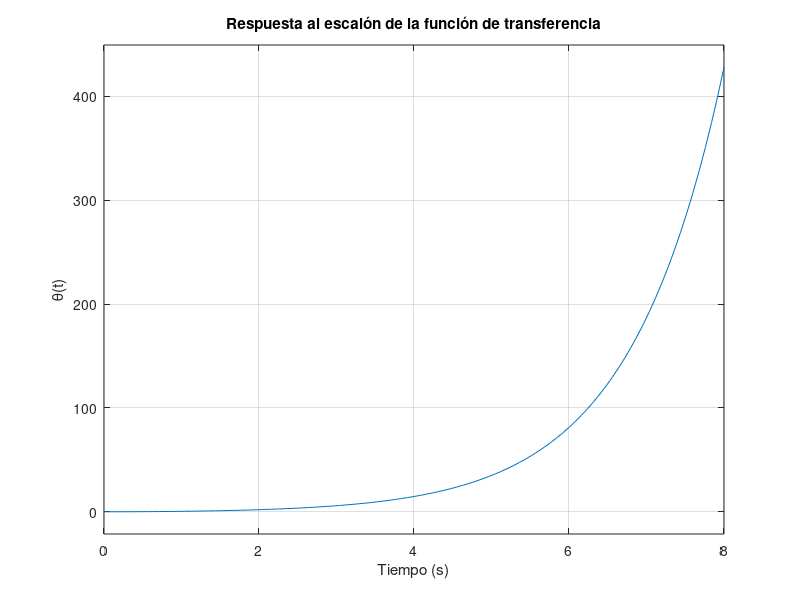
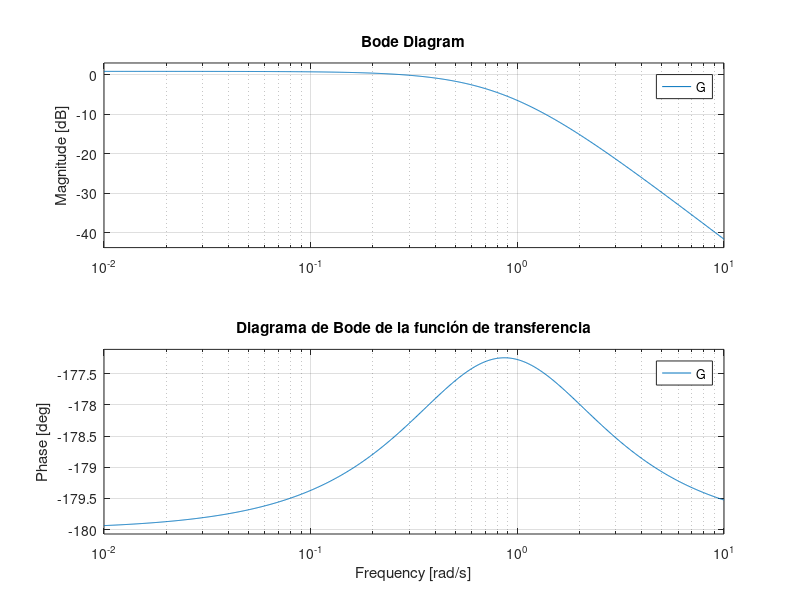

The MATLAB script that drew these images, in order:

m = 2;       % Masa (kg)
R = 0.5;     % Radio (m)
J = 0.1;     % Momento de inercia (kg·m^2)
beta = 0.05; % Coeficiente de fricción
K = 1;       % Constante de rigidez
k_2 = 0.2;   % Constante adicional
a = m*R^2 + J;        
b = beta;             
c = -(K*R^2 + k_2*R^2/R^2); 
num = [R];           
den = [a, b, c];     
G = tf(num, den);
disp('Función de transferencia:');
disp(G);
step(G);
title('Respuesta al escalón de la función de transferencia');
xlabel('Tiempo (s)');
ylabel('\theta(t)');

% Generar el diagrama de Bode
figure;
bode(G);
grid on;
title('Diagrama de Bode de la función de transferencia');